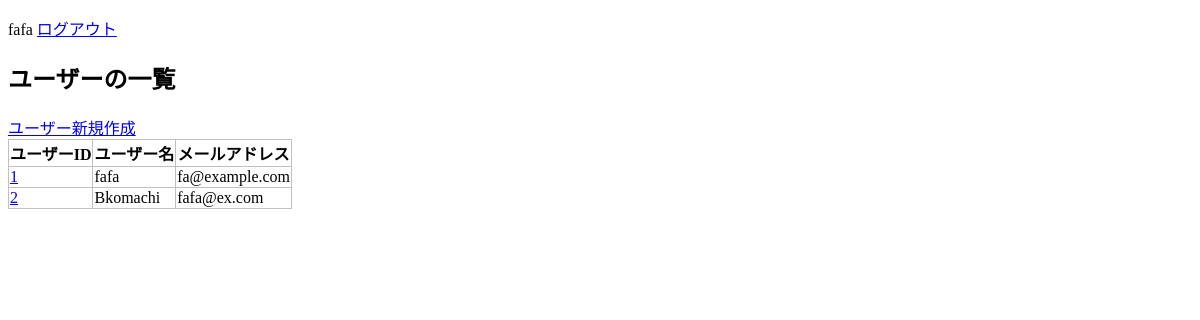
Page /crud/users (signed in) on the earlier database version.
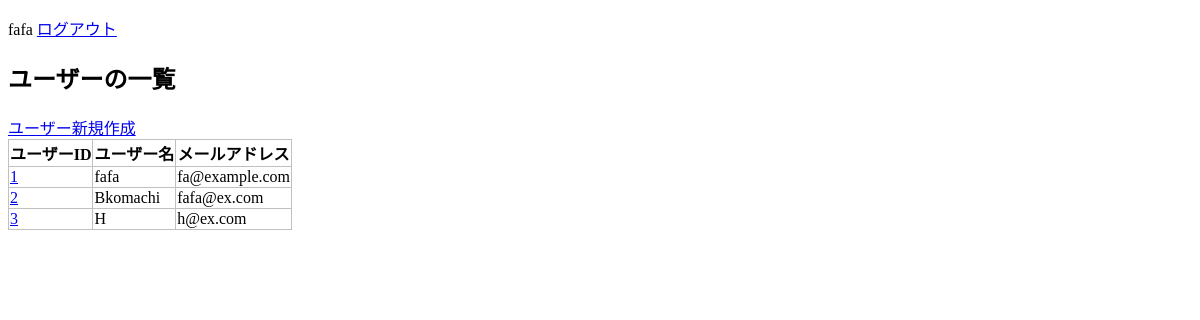
Same page on the later database version.
### apps/crud/models.py (models this page shows, shortened)
class User(db.Model, UserMixin):
    __tablename__ = "users"
    id = db.Column(db.Integer, primary_key=True)
    username = db.Column(db.String, index=True)
    email = db.Column(db.String, unique=True, index=True)
    password_hash = db.Column(db.String)
    created_at = db.Column(db.DateTime, default=datetime.now)
    updated_at = db.Column(db.DateTime, default=datetime.now, onupdate=datetime.now)
    user_images = db.relationship("UserImage", backref="user")
    @property
    def password(self):
        raise AttributeError("読み取り不可")

### apps/crud/views.py (the view)
@crud.route("/users")
@login_required
def users():
    users = User.query.all()
    return render_template("crud/index.html", users=users)

### apps/crud/models.py (called while the page is built)
@login_manager.user_loader
def load_user(user_id):
    return User.query.get(user_id)

### apps/crud/templates/crud/index.html (shortened to what this page needs)
{% extends "crud/base.html" %}
{%block content %}
<h2>ユーザーの一覧</h2>
<a href="{{ url_for('crud.create_user') }}">ユーザー新規作成</a>
<table>
    <tr>
        <th>ユーザーID</th>
        <th>ユーザー名</th>
        <th>メールアドレス</th>
    </tr>
    {% for user in users %}
    <tr>
        <td>
            <a href="{{ url_for('crud.edit_user', user_id=user.id) }}">{{ user.id }}</a>
        </td>
        <td>{{ user.username }}</td>
        <td>{{user.email }}</td>
    </tr>
    {% endfor %}
</table>
{% endblock %}

### apps/crud/templates/crud/base.html (shortened to what this page needs)
<!DOCTYPE html>
<html lang="ja">
<head>
    <link rel="stylesheet" href="{{ url_for('crud.static', filename='style.css') }}">
</head>
<body>
    <div>
        {% if current_user.is_authenticated %}
        <p>
            <span>{{ current_user.username }}</span>
            <span><a href="{{ url_for('auth.logout') }}">ログアウト</a></span>
        </p>
        {% endif %}
    </div>
    {% block content %}{% endblock %}
</body>
</html>

### apps/crud/static/style.css (style rules this page uses)
table { border-collapse: collapse; }
table, th, td { border: 1px solid #c0c0c0; }

Differences in the rows shown:
added User: id "3", username "H", email "h@ex.com"
